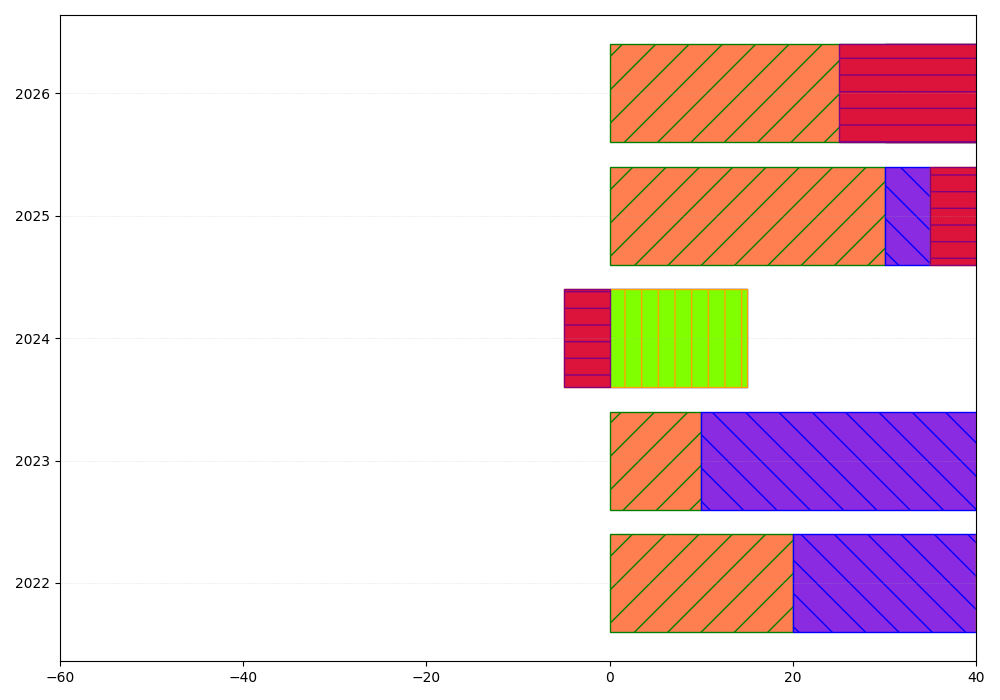

Generate this figure with Python:
import matplotlib.pyplot as plt
import numpy as np

years = ['2022', '2023', '2024', '2025', '2026']

# Altered data arrays by shuffling values within each array while keeping the dimensional structure.
hull_progress = np.array([80, 70, 60, 90, 100]) - 60
engine_progress = np.array([85, 95, 75, 65, 50]) - 60
control_systems_progress = np.array([55, 95, 40, 70, 85]) - 60
living_quarters_progress = np.array([90, 80, 65, 50, 30]) - 60

fig, ax = plt.subplots(figsize=(10, 7))

colors = ['#FF7F50', '#8A2BE2', '#7FFF00', '#DC143C']

ax.barh(years, hull_progress, color=colors[0], left=0, edgecolor='green', hatch='/')
ax.barh(years, engine_progress, color=colors[1], left=hull_progress, edgecolor='blue', hatch='\\')
ax.barh(years, control_systems_progress, color=colors[2], left=hull_progress + engine_progress, edgecolor='orange', hatch='|')
ax.barh(years, living_quarters_progress, color=colors[3], left=hull_progress + engine_progress + control_systems_progress, edgecolor='purple', hatch='-')

ax.grid(axis='y', linestyle=':', linewidth=0.5, alpha=0.5)

ax.set_xlim(-60, 40)
plt.tight_layout()
plt.show()
